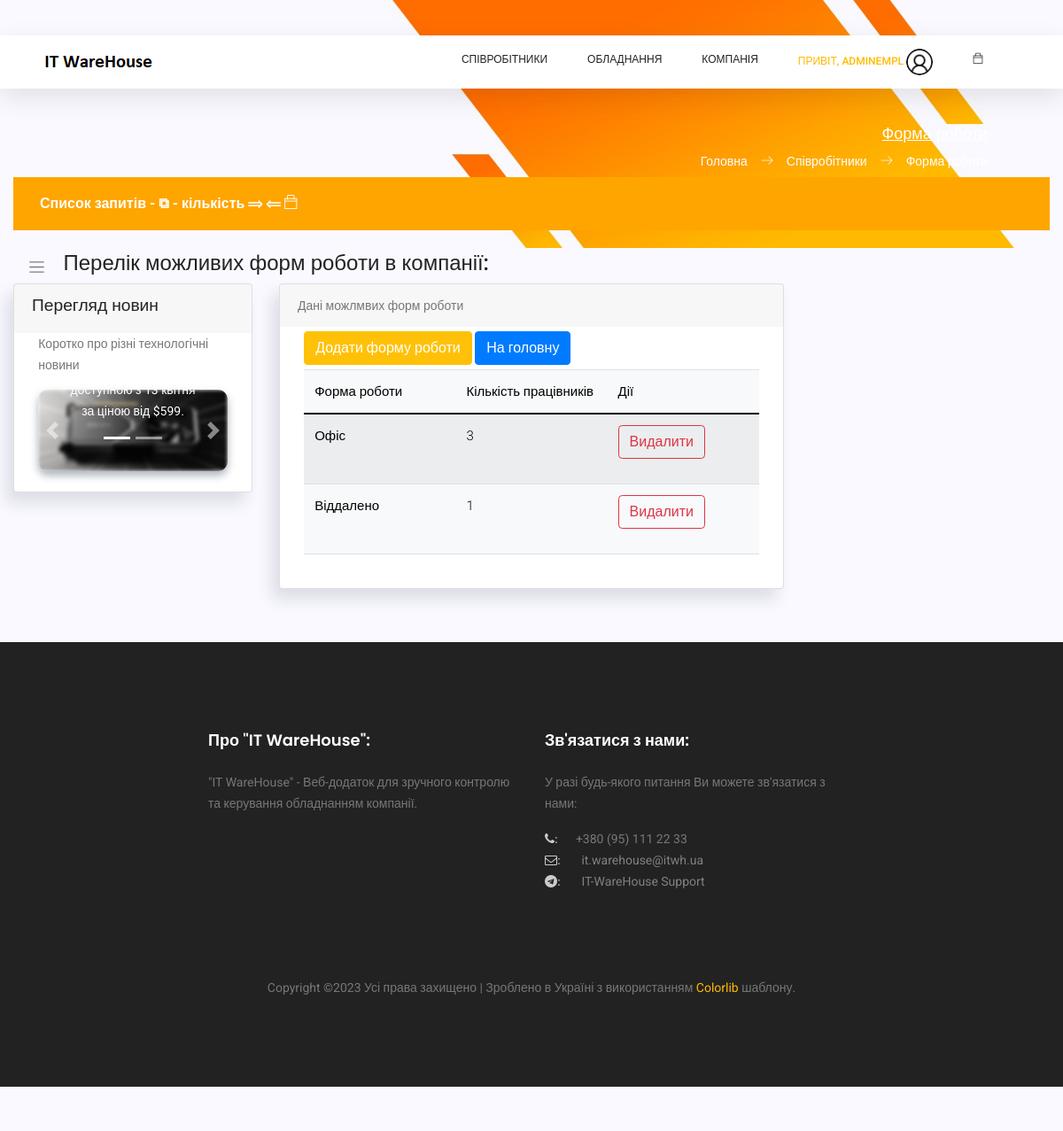
The app's page /employees/ustatus (signed in) with its own data.
### users/models.py (models this page shows, shortened)
class NewUser(AbstractBaseUser, PermissionsMixin):
    email = models.EmailField(_('email address'), unique=True)
    user_name = models.CharField(max_length=150, unique=True)
    start_date = models.DateTimeField(default=timezone.now)
    is_staff = models.BooleanField(default=False)
    is_active = models.BooleanField(default=False)
    is_employee = models.BooleanField(default=False)
    objects = CustomAccountManager()
    USERNAME_FIELD = 'email'
    REQUIRED_FIELDS = ['user_name']

### employees/models.py (models this page shows, shortened)
class UserStatus(models.Model):
    ustatus = models.CharField(max_length=50, unique=True, verbose_name='Форма роботи')

### employees/views.py (the view)
# urls.py: path('ustatus', ustatus_list, name='ustatus-list'),
@login_required
def ustatus_list(request):
    context = {
        'page_title': 'Форма роботи',
        'app_name': 'Співробітники',
        'page_name': 'Форма роботи'
    }
    user_admin = 0
    if request.user.groups.filter(name='Admins').exists():
        user_admin = 1
    user_status_list = None
    if len(UserStatus.objects.all()) > 0:
        all_user_status = UserStatus.objects.all()
        user_status_list = []
        for u_status in all_user_status:
            try:
                Employees.objects.filter(status=u_status.id)
            except:
                emp_count = 0
            else:
                emp_count = len(Employees.objects.filter(status=u_status.id))
            our_status_data = (u_status, emp_count)
            user_status_list.append(our_status_data)
    context['user_admin'] = user_admin
    context['ustatus_list'] = user_status_list
    return render(request, 'employees/ustatus_list.html', context=context)

### templates/employees/ustatus_list.html (shortened to what this page needs)
{% extends '_layouts/base.html' %}
{% load static %}
{% block content %}
<div style="background: #faf9ff; padding-bottom: 50px;">
    <div class="main-content container-fluid">
        <div class="page-title">
            <nav class="navbar navbar-header navbar-expand navbar-light headli-1">
                <a class="sidebar-toggler" href="#"><span class="navbar-toggler-icon"></span></a>
            </nav>
            <h3 class="headli-1">Перелік можливих форм роботи в компанії:</h3>
        </div>
        <section class="section">
            <div class="row mb-4">
                <div class="col-md-3">
                    <div class="card" >
                        <div class="card-header" >
                            <h4>Перегляд новин</h4>
                        </div>
                        <div class="card-body" >
                            <div class="row" >
                                <div class="col-md-12" >
                                    <p>Коротко про різні технологічні новини</p>
                                    <div id="carouselExampleCaptions" class="carousel slide" data-ride="carousel" >
                                        <ol class="carousel-indicators">
                                            <li data-bs-target="#carouselExampleCaptions" data-slide-to="0" class="active"></li>
                                            <li data-bs-target="#carouselExampleCaptions" data-slide-to="1"></li>
                                        </ol>
                                        <div class="carousel-inner" >
                                            <div class="carousel-item active" >
                                                <img src="{% static 'static_f_2/images/cpsamples/newsphoto1.jpg' %}" class="d-block w-100 main-img-n" alt="...">
                                                <div class="carousel-caption d-none d-md-block" >
                                                    <p>Відеокарта буде доступною з 13 квітня за ціною від $599.</p>
                                                </div>
                                            </div>
                                        </div>
                                        <a class="carousel-control-prev" href="#carouselExampleCaptions" role="button" data-slide="prev">
                                            <span class="carousel-control-prev-icon" aria-hidden="true"></span>
                                        </a>
                                        <a class="carousel-control-next" href="#carouselExampleCaptions" role="button" data-slide="next">
                                            <span class="carousel-control-next-icon" aria-hidden="true"></span>
                                        </a>
                                    </div>
                                </div>
                            </div>
                        </div>
                    </div>
                </div>
                <div class="col-md-6">
                    <div class="card">
                        <div class="card-header">
                            Дані можлмвих форм роботи
                        </div>
                        <div class="card-body">
                            <div class="dataTable-wrapper dataTable-loading no-footer sortable searchable fixed-columns" >
                                <div class="dataTable-top">
                                    <div style="display: block; gap: 10px; margin: 5px 0;">
                                        <a href="/employees/ustatus_create" class="btn btn-warning my-btn">Додати форму роботи</a>
                                        <a href="/main/main_page" class="btn btn-primary my-btn">На головну</a>
                                    </div>
                                </div>
                                <div class="dataTable-container capitalizer" >
                                    {% if ustatus_list %}
                                    <table class="table table-striped table-light dataTable-table" id="table1"       >
                                        <thead>
                                        <tr>
                                            <th data-sortable="" style="width: 30%;">
                                                <li href="#" class="dataTable-sorter colorizer">Форма роботи</li>
                                            </th>
                                            <th data-sortable="" style="width: 30%;">
                                                <li href="#" class="dataTable-sorter colorizer">Кількість працівників</li>
                                            </th>
                                            <th data-sortable="" style="width: 30%;">
                                                <li href="#" class="dataTable-sorter colorizer">Дії</li>
                                            </th>
                                        </tr>
                                        </thead>
                                        <tbody>
                                        {% for u_status, emp_count in ustatus_list %}
                                        <tr>
                                            <td class="colorizer" style="font-weight: 300;">{{ u_status.ustatus }}</td>
                                            <td class="colorizer" style="font-weight: 300;">{{ emp_count}}</td>
                                            <td>
                                                <div class="btn-group mb-3" role="group" aria-label="Basic example">
                                                    <a class="btn btn-outline-danger" href="/employees/ustatus_delete/{{ u_status.id }}">
                                                        Видалити
                                                    </a>
                                                </div>
                                            </td>
                                        </tr>
                                        {% endfor %}
                                        </tbody>
                                    </table>
                                    {% endif %}
                                </div>
                            </div>
                        </div>
                    </div>
                </div>
            </div>
        </section>
    </div>
{% endblock content %}

### templates/_layouts/header.html (shortened to what this page needs)
{% load static %}
<header class="header_area sticky-header">
	<div class="main_menu">
			<nav class="navbar navbar-expand-lg navbar-light main_box">
				<div class="container">
					<a class="navbar-brand logo_h" href="/">
						<img src="{% static 'static_f_1/img/logo.png' %}" alt="IT WareHouse Project Logo">
					</a>
					<div class="collapse navbar-collapse offset" id="navbarSupportedContent">
						<ul class="nav navbar-nav menu_nav ml-auto">
							{% if not user.is_authenticated %}
								<li class="nav-item"><a class="nav-link" href="/">Вхід до Системи</a></li>
							{% else %}
								{% if user_data.u_group == 'Admins' or user_admin == 1%}
								<li class="nav-item submenu dropdown">
									<a href="#" class="nav-link dropdown-toggle" data-toggle="dropdown" role="button"
									   aria-haspopup="true" aria-expanded="false">Співробітники</a>
								</li>
								{% endif %}
								<li class="nav-item submenu dropdown">
									<a href="#" class="nav-link dropdown-toggle" data-toggle="dropdown"
									   role="button" aria-haspopup="true" aria-expanded="false">Обладнання</a>
								</li>
								<li class="nav-item submenu dropdown">
									<a href="#" class="nav-link dropdown-toggle" data-toggle="dropdown" role="button"
									   aria-haspopup="true" aria-expanded="false">Компанія</a>
								</li>
								<li class="nav-item submenu dropdown active">
									<a href="#" class="nav-link dropdown-toggle" data-toggle="dropdown" role="button"
									   aria-haspopup="true" aria-expanded="false">
										<span>Привіт, {{ user.user_name }}</span>
										{% if employee_data.photo %}
										<span><span><img width="30px" height="30px" class="profile-img"
														 src="/media/{{ employee_data.photo }}" alt=""></span>
										</span>
										{% else %}
										<span><span><img width="30px" height="30px" class="profile-img"
													 src="/media/photos/default_user.jpg" alt=""></span>
										</span>
										{% endif %}
										</a>
								</li>
								<li class="nav-item submenu dropdown">
									<a href="#" class="nav-link dropdown-toggle">
										<span class="ti-bag"></span>
									</a>
								</li>
							{% endif %}
						</ul>
					</div>
				</div>
			</nav>
	</div>
</header>

### static/static_f_2/css/app.css (style rules this page uses)
a { text-decoration:none }
a,button { outline:0 }
.btn.btn-danger,.btn.btn-dark,.btn.btn-info,.btn.btn-light,.btn.btn-link,.btn.btn-primary,.btn.btn-secondary,.btn.btn-success,.btn.btn-warning { color:#fff }
.btn-group>.btn { border-radius:.267rem }
.carousel-inner { border-radius:.7rem;box-shadow:0 5px 10px #adb5bd }
.dropdown-toggle:after { color:#fff }
.card { box-shadow:-8px 12px 18px 0 rgba(25,42,70,.13);margin-bottom:2.2rem }
.card .card-header { border:none }
.card .card-header h4 { font-size:1.2rem }
.card .card-header~.card-body { padding-top:0 }
.card .card-body { padding:1.4rem 1.7rem }
.dataTable-table td,.dataTable-table thead th,.table td,.table thead th { vertical-align:middle }
.dataTable-table thead th,.table thead th { border-bottom:2px solid #475f7b }
.dataTable-container { overflow-x:auto }

### templates/_layouts/header.html (style rules this page uses)
.header_area .navbar .nav .nav-item .nav-link { padding: 1px 0; }
.profile-img { object-fit: cover; border-radius: 15px; }

### records on screen
NewUser: user_name "ADMINEMPL"
UserStatus: ustatus "Офіс", id "3"
UserStatus: ustatus "Віддалено", emp_count "1"

### other values on screen
{{ page_title }} "Форма роботи"
{{ app_name }} "Співробітники"
{{ page_name }} "Форма роботи"
